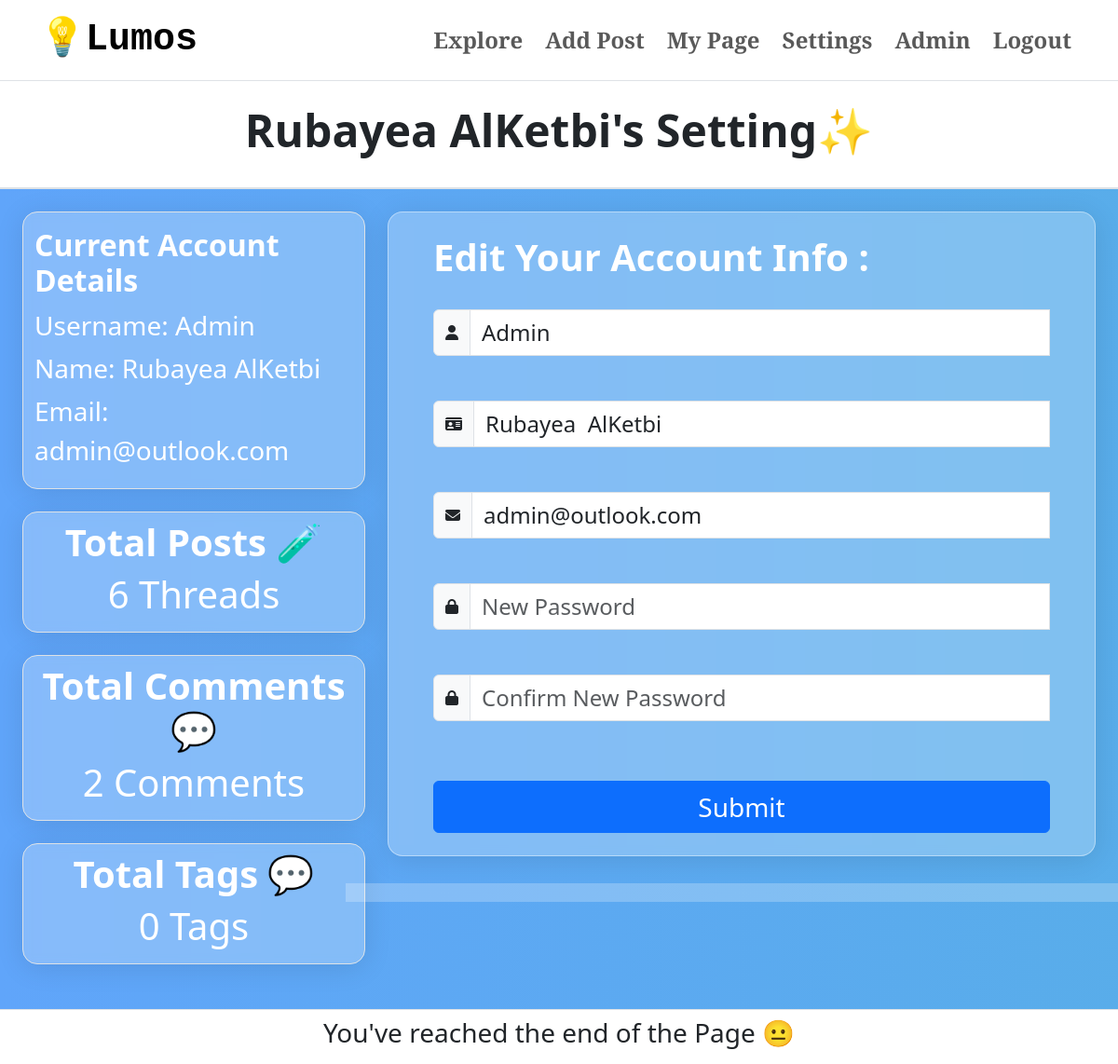
The page /dashboard (signed in) on the database its author committed.
### app/models.py (models this page shows, shortened)
class User(db.Model, UserMixin):
    id = db.Column(db.Integer, primary_key=True)
    name = db.Column(db.String(100), nullable=False)
    email = db.Column(db.String(100), unique=True, nullable=False)
    passwordHashed = db.Column(db.String(100), nullable=False)
    username = db.Column(db.String(20), unique=True, nullable=False)
    biography = db.Column(db.Text, nullable=True)
    avatar = db.Column(db.String(), nullable=True)
    posts = db.relationship('Post', backref='user', lazy=True)
    @property
    def password(self):
        raise AttributeError('password: write-only field , not readable')

### app/views.py (the view, shortened to what this page needs)
@app.route('/dashboard', methods=['GET', 'POST'])
@login_required
def userDash():
    user = User.query.filter_by(username=current_user.username).first()
    register_form = UserForm(obj=user)  # Populate form with user data
    posts = Post.query.filter_by(author_id=current_user.id).all()
    comments = Comment.query.filter_by(author_id=current_user.id).all()
    post_count = len(posts)
    comment_count = len(comments)
    tags = Tag.query.all()
    tag_count = 0
    for tag in tags:
        for post in posts:
            if tag in post.tags:
                tag_count += 1
    return render_template("user_dash.html", user=user, register_form=register_form,
                           post_count=post_count, comment_count=comment_count, tag_count=tag_count)

### app/forms.py
class UserForm(FlaskForm):
    fname = StringField('First Name', validators=[DataRequired()])
    lname = StringField('Last Name', validators=[DataRequired()])
    email = StringField('Email Address', validators=[DataRequired()])
    username = StringField('Username', validators=[DataRequired(),Length(min=4,max=20)])
    password = PasswordField('Password', validators=[DataRequired(),Length(min=8,max=20),EqualTo('confirm',message='Passwords must match')])
    confirm = PasswordField('Confirm Password', validators=[DataRequired()])
    profilePicture = FileField('Profile picture')
    registerButton = SubmitField('Register')

### app/views.py (called while the page is built)
@login_manager.user_loader
def load_user(id):
    return User.query.get(int(id))

### app/templates/user_dash.html (shortened to what this page needs)
{% extends "home.html" %}
{% block content %}
<div class="h-full">
    <div class="container-fluid border-top border-bottom py-4">
        <section class="container-sm my-auto text-center">
            <h1 class="display-5 fw-bold">{{ user.name }}'s Setting✨</h1>
        </section>
    </div>
    <div class="container-fluid border-top p-4 movingGradeient">
        <div class ="row d-flex">
            <div class="col-md-4">
                <div class = "container border glassContainer mb-4">
                    <div class ="row d-block">
                        <div class = "col-md-12 py-3">
                            <h3 class="fs-2 fw-bold text-white">Current Account Details</h3>
                            <p class="fs-3 text-white mb-1 fw-light"><strong>Username: </strong> {{ user.username }}</p>
                            <p class="fs-3 text-white mb-1 fw-light"><strong>Name: </strong> {{ user.name }}</p>
                            <p class="fs-3 text-white mb-1 fw-light"><strong>Email: </strong> {{ user.email }}</p>
                        </div>
                    </div>
                </div>
                <div class = "container border glassContainer my-4 text-center">
                    <div class ="row d-block">
                        <div class = "col-md-12 py-2">
                            <h3 class="fs-1 fw-bold text-white">Total Posts 🧪</h3>
                            <h1 class="fs-1 fw-light text-white">{{post_count}} Threads</h1>
                        </div>
                    </div>
                </div>
                <div class = "container border glassContainer my-4 text-center">
                    <div class ="row d-block">
                        <div class = "col-md-12 py-2">
                            <h3 class="fs-1 fw-bold text-white">Total Comments 💬</h3>
                            <h1 class="fs-1 fw-light text-white">{{comment_count}} Comments</h1>
                        </div>
                    </div>
                </div>
                <div class = "container border glassContainer my-4 text-center">
                    <div class ="row d-block">
                        <div class = "col-md-12 py-2">
                            <h3 class="fs-1 fw-bold text-white">Total Tags 💬</h3>
                            <h1 class="fs-1 fw-light text-white">{{tag_count}} Tags</h1>
                        </div>
                    </div>
                </div>
            </div>
            <div class="col-md-8">
                <div class="container glassContainer">
                    <div class ="row d-block">
                        <div class = "col-md-12 py-2 p-3 d-block justify-contents-center my-3 p-5">
                            <h3 class="fs-1 fw-bold text-white">Edit Your Account Info : </h3>
                            <form action="/edit_account" method="POST" class="">
                                <div class="mb-3 input-group my-3">
                                    <span class="input-group-text my-3"><i class="fa fa-user"></i></span>
                                    <input type="text" class="form-control fs-4 my-3" id="username" name="username" placeholder="Username" value="{{ user.username }}">
                                </div>
                                <div class="mb-3 input-group my-3">
                                    <span class="input-group-text my-3"><i class="fa fa-id-card"></i></span>
                                    <input type="text" class="form-control my-3 fs-4" id="name" name="name" placeholder="Full Name" value="{{ user.name }}">
                                </div>
                                <div class="mb-3 input-group my-3">
                                    <span class="input-group-text my-3"><i class="fa fa-envelope"></i></span>
                                    <input type="email" class="form-control fs-4 my-3" id="email" name="email" placeholder="Email Address" value="{{ user.email }}">
                                </div>
                                <div class="mb-3 input-group">
                                    <span class="input-group-text my-3"><i class="fa fa-lock"></i></span>
                                    <input type="password" class="form-control fs-4 my-3" id="password" name="password" placeholder="New Password">
                                </div>
                                <div class="mb-3 input-group">
                                    <span class="input-group-text my-3"><i class="fa fa-lock"></i></span>
                                    <input type="password" class="form-control fs-4 my-3" id="confirm_password" name="confirm_password" placeholder="Confirm New Password">
                                </div>
                                <div class="text-center mt-5">
                                    <button type="submit" class="btn btn-primary fs-3" style = "width:100%;">Submit</button>
                                </div>
                            </form>
                        </div>
                    </div>
                </div>
            </div>
        </div>
    </div>
</div>
<nav class="navbar border-top sticky-bottom">
    <div class="d-flex justify-content-center align-items-center w-100">
        <h3 class="fw-light"> You've reached the end of the Page 😐 </h3>
    </div>
</nav>
{% endblock content %}

### app/static/CSS/style.css (style rules this page uses)
:root { --black: #020100ff; --lapis-lazuli: #235789ff; --school-bus-yellow: #f1d302ff; --fire-engine-red: #c1292eff; --baby-powder: #fdfffcff; }
.glassContainer { background: rgba(255, 255, 255, 0.24); border-radius: 16px; box-shadow: 0 4px 30px rgba(0, 0, 0, 0.1); backdrop-filter: blur(5px); -webkit-backdrop-filter: blur(5px); border: 1px solid rgba(255, 255, 255, 0.42); }
.h-full { min-height: 100vh; }
.movingGradeient { width: 100%; height: 100%; background: linear-gradient(to right, rgb(96, 165, 250), rgb(52, 211, 153)); background-size: 600% 600%; animation: animateBackground 10s infinite linear; }

### rows shown on the page
User: name "Rubayea AlKetbi", username "Admin", email "admin@outlook.com"

### other values the page prints
{{ post_count }} "6"
{{ comment_count }} "2"
{{ tag_count }} "0"
